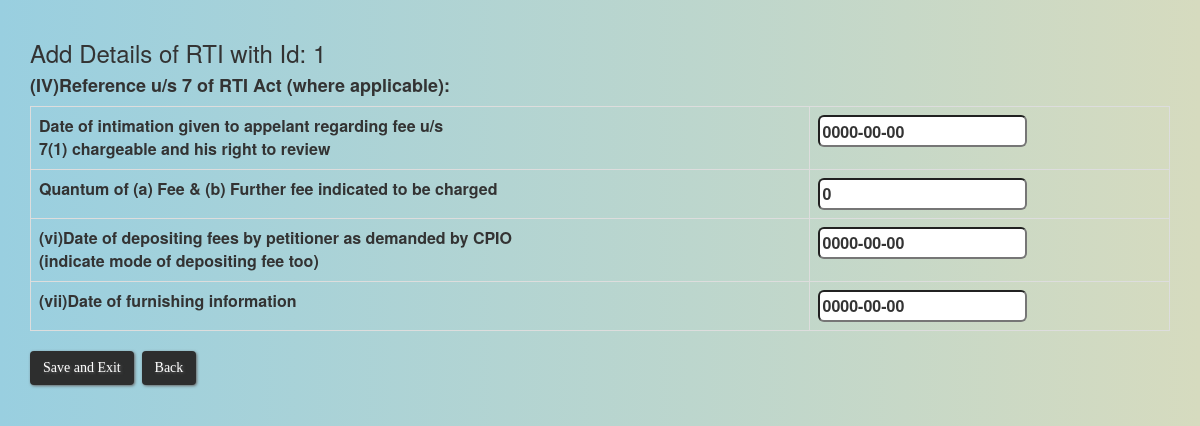
Page /section4.php?id=1 on the earlier database version.
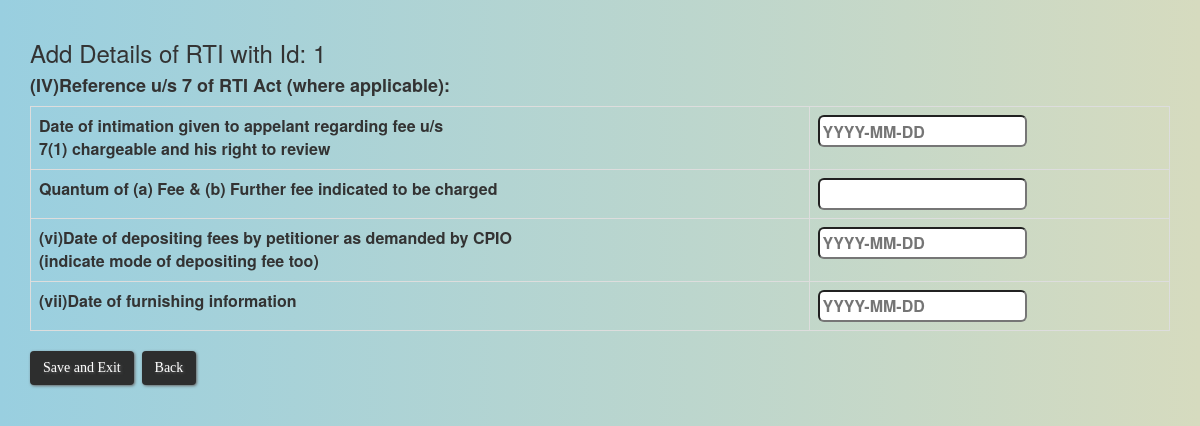
Same page on the later database version.
### tables this page shows
CREATE TABLE `section4` (
  `id` int(11) NOT NULL,
  `info_fee_date` date NOT NULL,
  `info_fee` int(11) NOT NULL,
  `fee_submit_date` date NOT NULL,
  `given_info_date` date NOT NULL,
  `info_time` int(11) NOT NULL
);

### section4.php (the view, shortened to what this page needs)
<html>
	<head>
		<link rel="stylesheet" href="css/background.css">
		<link rel="stylesheet" href="bootstrap/css/bootstrap.min.css">
	</head>
	<body>
		<div class="container">
<?php
	$Id = $_GET['id'];
	echo "<br><h3>Add Details of RTI with Id: ".$Id."</h3>";
	include 'config_database.php';
	$query=" SELECT * FROM section4 WHERE id=".$Id.";";
    $r= mysqli_query($con, $query);
    $res=mysqli_fetch_assoc($r);
    if($res)
    {
?>
	<h4><strong>(IV)Reference u/s 7 of RTI Act (where applicable):</strong></h4>
	<form action='reply&section4.php' method=post>
		<table class="table table-bordered">
			<tr>
				<th> Date of intimation given to appelant regarding fee u/s</br> 7(1) chargeable  and his right to review</th>
				<th><input type="text" style="height:32px" name="info_fee_date" id="Name" value=<?php echo $res['info_fee_date']; ?> placeholder="YYYY-MM-DD"></th>
			</tr>
			<tr>
				<th>Quantum of (a) Fee & (b) Further fee indicated to be charged</th>
				<th><input type="text" style="height:32px" name="info_fee" id="Name" value=<?php echo $res['info_fee']; ?> placeholder=""></th>
			</tr>
			<tr>
				<th>(vi)Date of depositing fees by petitioner as demanded by CPIO </br>(indicate mode of depositing fee too)</th>
				<th><input type="text" style="height:32px" name="fee_submit_date" id="Name" value=<?php echo $res['fee_submit_date']; ?> placeholder="YYYY-MM-DD"></th>
			</tr>
			<tr>
				<th>(vii)Date of furnishing information </th>
				<th><input type="text" style="height:32px" name="given_info_date" id="Name" value=<?php echo $res['given_info_date']; ?> placeholder="YYYY-MM-DD"></th>
			</tr>
		</table>
<?php
	echo "<input type='submit' value ='Save and Exit' class=btn name='submitSection4new'>" ;
	echo "&nbsp&nbsp<a class='btn' href='ongoing_rti_option.php?id=".$Id."''>Back</a>" ;
	}
	else
	{
?>
	<h4><strong>(IV)Reference u/s 7 of RTI Act (where applicable):</strong></h4>
	<form action='reply&section4.php' method=post>
		<table class="table table-bordered">
			<tr>
				<th> Date of intimation given to appelant regarding fee u/s</br> 7(1) chargeable  and his right to review</th>
				<th><input type="text" style="height:32px" name="info_fee_date" id="Name" value="" placeholder="YYYY-MM-DD"></th>
			</tr>
			<tr>
				<th>Quantum of (a) Fee & (b) Further fee indicated to be charged</th>
				<th><input type="text" style="height:32px" name="info_fee" id="Name" value="" class="name" placeholder=""></th>
			</tr>
			<tr>
				<th>(vi)Date of depositing fees by petitioner as demanded by CPIO </br>(indicate mode of depositing fee too)</th>
				<th><input type="text" style="height:32px" name="fee_submit_date" id="Name" value="" class="name" placeholder="YYYY-MM-DD"></th>
			</tr>
			<tr>
				<th>(vii)Date of furnishing information </th>
				<th><input type="text" style="height:32px" name="given_info_date" id="Name" value="" class="name" placeholder="YYYY-MM-DD"></th>
			</tr>
		</table>
<?php
echo "<input type='submit' value ='Save and Exit' class=btn name='submitSection4'>" ;
	echo "&nbsp&nbsp<a class='btn' href='ongoing_rti_option.php?id=".$Id."''>Back</a>" ;
	}
?>
</form>
</div>
</body>
</html>

Differences in the rows shown:
removed section4: info_fee_date "0000-00-00", info_fee "0", fee_submit_date "0000-00-00", given_info_date "0000-00-00"
Other differences:
form field submitSection4: (not shown) → "Save and Exit"
form field submitSection4new: "Save and Exit" → (not shown)
